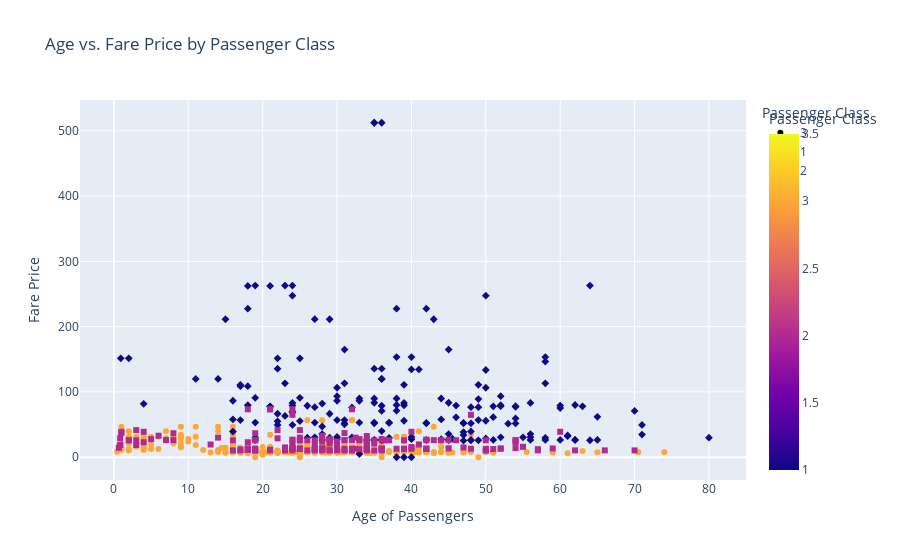

Notebook code cell kept with this figure:
### Code cell
#Generate a scatter plot to explore the relationship between passengers' ages and fare prices, using different colors and symbols for the different classes.
fig = px.scatter(data, x='Age', y='Fare', color='Pclass', symbol='Pclass',
                 labels={'Age': 'Age of Passengers', 'Fare': 'Fare Price', 'Pclass': 'Passenger Class'},
                 title='Age vs. Fare Price by Passenger Class')
fig.show()

### Figure 1 — Plotly figure (JSON) as saved in the notebook; plotly's stock layout.template omitted (floating-point values rounded to 4 significant figures; data arrays with more than 128 entries replaced by an {"elided": "..."} marker saying what was removed)
{"data": [{"hovertemplate": "Passenger Class=%{marker.color}<br>Age of Passengers=%{x}<br>Fare Price=%{y}<extra></extra>", "legendgroup": "3", "marker": {"color": {"elided": "491 int values"}, "coloraxis": "coloraxis", "symbol": "circle"}, "mode": "markers", "name": "3", "orientation": "v", "showlegend": true, "type": "scatter", "x": {"elided": "491 float values"}, "xaxis": "x", "y": {"elided": "491 float values"}, "yaxis": "y"}, {"hovertemplate": "Passenger Class=%{marker.color}<br>Age of Passengers=%{x}<br>Fare Price=%{y}<extra></extra>", "legendgroup": "1", "marker": {"color": {"elided": "216 int values"}, "coloraxis": "coloraxis", "symbol": "diamond"}, "mode": "markers", "name": "1", "orientation": "v", "showlegend": true, "type": "scatter", "x": {"elided": "216 float values"}, "xaxis": "x", "y": {"elided": "216 float values"}, "yaxis": "y"}, {"hovertemplate": "Passenger Class=%{marker.color}<br>Age of Passengers=%{x}<br>Fare Price=%{y}<extra></extra>", "legendgroup": "2", "marker": {"color": {"elided": "184 int values"}, "coloraxis": "coloraxis", "symbol": "square"}, "mode": "markers", "name": "2", "orientation": "v", "showlegend": true, "type": "scatter", "x": {"elided": "184 float values"}, "xaxis": "x", "y": {"elided": "184 float values"}, "yaxis": "y"}], "layout": {"autosize": true, "coloraxis": {"colorbar": {"title": {"text": "Passenger Class"}}, "colorscale": [[0, "#0d0887"], [0.1111, "#46039f"], [0.2222, "#7201a8"], [0.3333, "#9c179e"], [0.4444, "#bd3786"], [0.5556, "#d8576b"], [0.6667, "#ed7953"], [0.7778, "#fb9f3a"], [0.8889, "#fdca26"], [1, "#f0f921"]]}, "legend": {"title": {"text": "Passenger Class"}, "tracegroupgap": 0}, "title": {"text": "Age vs. Fare Price by Passenger Class"}, "xaxis": {"anchor": "y", "autorange": true, "domain": [0, 1], "range": [-4.435, 84.85], "title": {"text": "Age of Passengers"}, "type": "linear"}, "yaxis": {"anchor": "x", "autorange": true, "domain": [0, 1], "range": [-42.28, 554.6], "title": {"text": "Fare Price"}, "type": "linear"}}}
